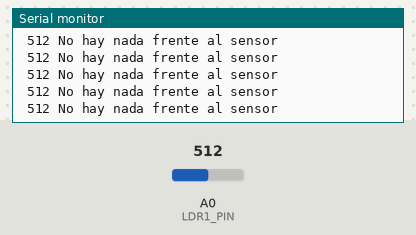
Simulated run of this sketch. Board: Arduino Uno, built with avr-gcc and run on an emulated ATmega328P. Shown: the last lines printed to the serial monitor. Inputs (shaded band) come from the test bench; at power-on: A0 (LDR1_PIN) = 512.

Above: at 1.2 s.
1.3 s: A0 (LDR1_PIN) set to 481
At 1.33 s:
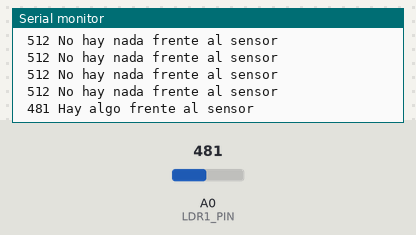
6.2 s: A0 (LDR1_PIN) set to 1007
At 6.23 s:
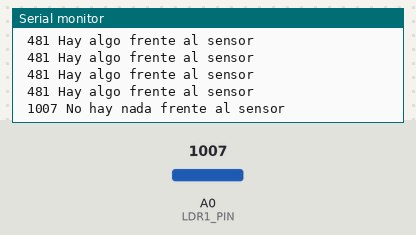
7.7 s: A0 (LDR1_PIN) set to 989
At 7.74 s:
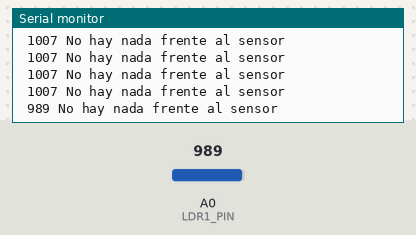
Timing chart, 0 to 10.7 s (numbered marks = the images above; inputs shaded):
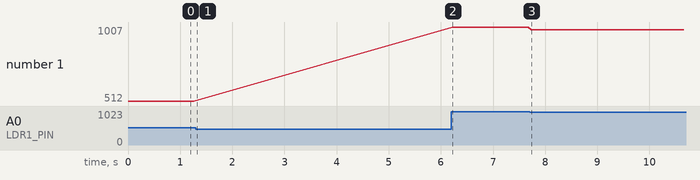

Measured:
- the behaviour switches between 500 and 499 on A0 (LDR1_PIN) (found by bisection; images 0 and 1)
- after the input at 1.3 s, the serial monitor: prints a new line at once (image 1)
- after the input at 6.2 s, the serial monitor: prints a new line at once (image 2)
- after the input at 7.7 s, the serial monitor: prints a new line at once (image 3)
- plotted number 1: 512 → 1007 after the input at 6.2 s, 1007 → 989 after the input at 7.7 s

The sketch:

LDR_DEMO2.ino
```cpp
int LDR1_PIN = A0; //Pin del LDR
int LDR1_V = 0; //Valor del LDR
int SENS_V = 500; //Valor de sensibilidad

void setup() {
  pinMode(LDR1_PIN,INPUT);
  Serial.begin(9600);

}

void loop() {
  LDR1_V = analogRead(LDR1_PIN);
  Serial.print(" ");
  Serial.print(LDR1_V);
  Serial.print(" ");

  if (LDR1_V < SENS_V) {
    Serial.println("Hay algo frente al sensor");
  } else {
    Serial.println("No hay nada frente al sensor");
  }
  delay(50);
}
```
